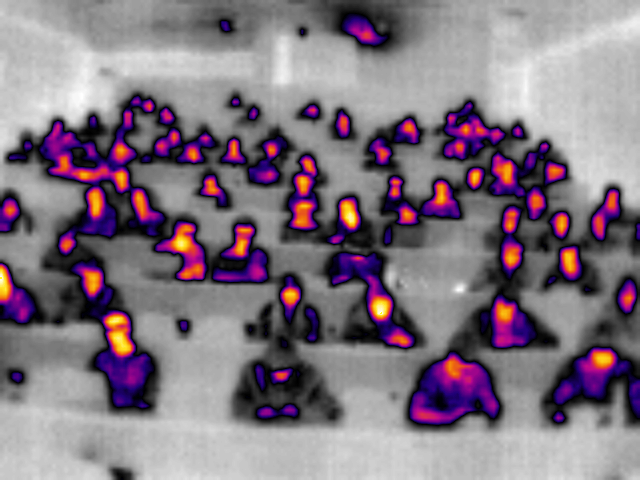
#> input picture testImages/LeptonImages/A2_Monday13May_fullLecutre.png, 640 x 480 px
$ python imageSplitting.py
#> lines starting #> are read from the running program, lines starting #| are printed output that depends on the picture; after the words box and inside, x2 and y2 are one past the last pixel; in counts of white or black regions, pixels touching at a corner belong together
import cv2
import numpy as np
from matplotlib import pyplot as plt

def nothing(x):
    pass

'''
splitting image vertically. 0 is top
'''
def cropImage(image, minHeight, maxHeight):
    croppedImg = image[minHeight:maxHeight]
    return croppedImg

def reconstructImage(reconstructedImg, croppedThresh, minHeight, maxHeight):
    reconstructedImg[minHeight:maxHeight] = croppedThresh
    return reconstructedImg

def splitImg():
    cv2.namedWindow('Image Split', cv2.WINDOW_AUTOSIZE)
    cv2.createTrackbar('Threshold Constant', 'Image Split', 0, 255, nothing)
    cv2.createTrackbar('Threshold Variable', 'Image Split', 0, 255, nothing)
    cv2.createTrackbar('Dilation kernel size', 'Image Split', 1, 100, nothing)
    cv2.createTrackbar('Dilation iterations', 'Image Split', 1, 100, nothing)
    cv2.createTrackbar('Opening kernel size', 'Image Split', 1, 100, nothing)

    img = cv2.imread('../testImages/LeptonImages/A2_Monday13May_fullLecutre.png')
#> img is the input picture: shape (480, 640, 3); mean B, G, R 128.1, 116.8, 129.9
    gray = cv2.cvtColor(img, cv2.COLOR_BGR2GRAY)
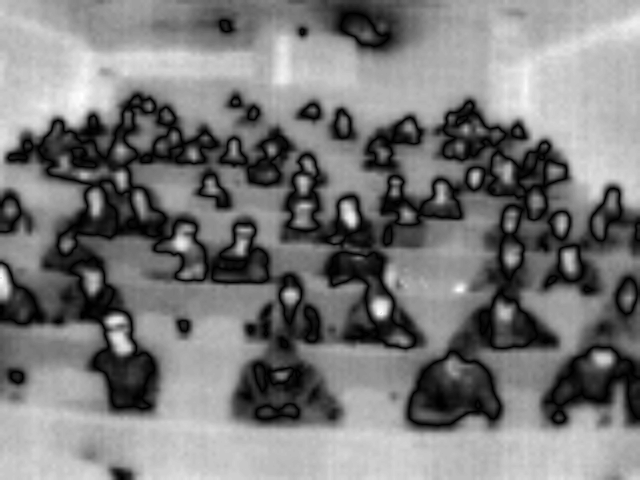
#> gray: shape (480, 640); min 0, max 255, mean 122

    height, width = gray.shape[:2]
#> height = 480; width = 640
    #print('height: ' + str(height))
    #print('width: ' + str(width))

    reconstructedImg = np.zeros((height, width), np.uint8) # possible that this needs to be copies some otherway

    # removing FLIR symbol
    rectHeight = 65
    rectLength = 135
    gray[0:rectHeight,0:rectLength] = np.zeros((rectHeight, rectLength), np.uint8)
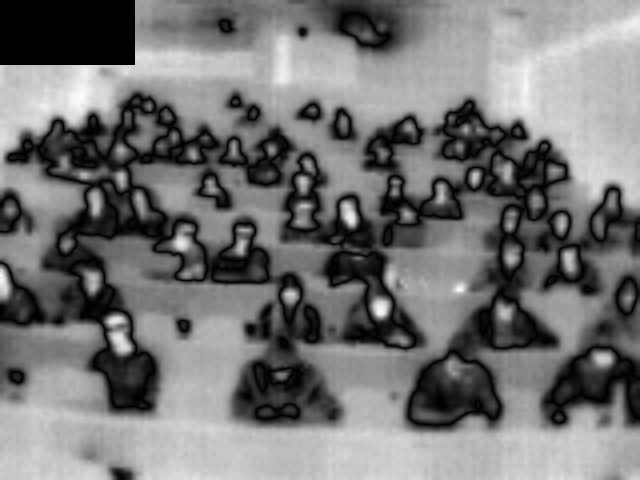
#> gray: shape (480, 640); 2.86% of pixels changed, all inside (x1, y1, x2, y2) = (0, 0, 135, 65)

    while True:
        threshConstant = cv2.getTrackbarPos('Threshold Constant', 'Image Split')
        threshVar = cv2.getTrackbarPos('Threshold Variable', 'Image Split')
        #erosionKernelSize = cv2.getTrackbarPos('Erosion kernel size', 'Image Split')
        #erosionIterations = cv2.getTrackbarPos('Erosion iterations', 'Image Split')
        dilationKernelSize = cv2.getTrackbarPos('Dilation kernel size', 'Image Split')
        dilationIterations = cv2.getTrackbarPos('Dilation iterations', 'Image Split')
        openingKernelSize = cv2.getTrackbarPos('Opening kernel size', 'Image Split')

        numSplits = 10
        deltaHeight = int(height/numSplits)
#> deltaHeight = 48

        for i in range(0, numSplits):
            minHeight = int(i*deltaHeight)
            maxHeight = int((i+1)*deltaHeight)

            croppedImg = cropImage(gray, minHeight, maxHeight)

            thresholdValue = threshConstant + threshVar*i

            ret,cropThresh = cv2.threshold(croppedImg,thresholdValue,255,cv2.THRESH_BINARY)

            reconstructedImg = reconstructImage(reconstructedImg, cropThresh, minHeight, maxHeight)
#> this loop made 10 passes
#> pass 1, in splitImg, `ret,cropThresh = cv2.threshold(croppedImg,thresholdValue,255,cv2.THRES..`:
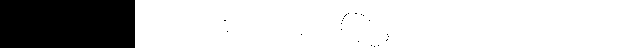
#> cropThresh: shape (48, 640); 78.8% white; 21 black regions (20 under 20 px), largest, box (x1, y1, x2, y2) and area: (0, 0, 135, 48) 6480
#> pass 1, in splitImg, `reconstructedImg = reconstructImage(reconstructedImg, cropThresh, minH..`:
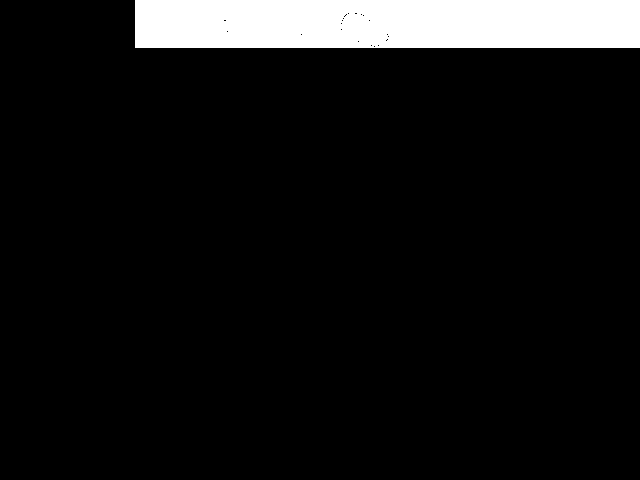
#> reconstructedImg: shape (480, 640); 7.9% white; 1 white region, box (x1, y1, x2, y2) and area: (135, 0, 640, 48) 24215
#> pass 2, in cropImage (call 2), `croppedImg = image[minHeight:maxHeight]`:
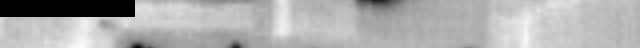
#> croppedImg: shape (48, 640); min 0, max 255, mean 173.4
#> after the loop:
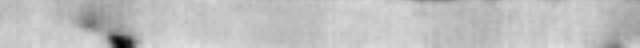
#> croppedImg: shape (48, 640); min 0, max 223, mean 191
#> after the loop:
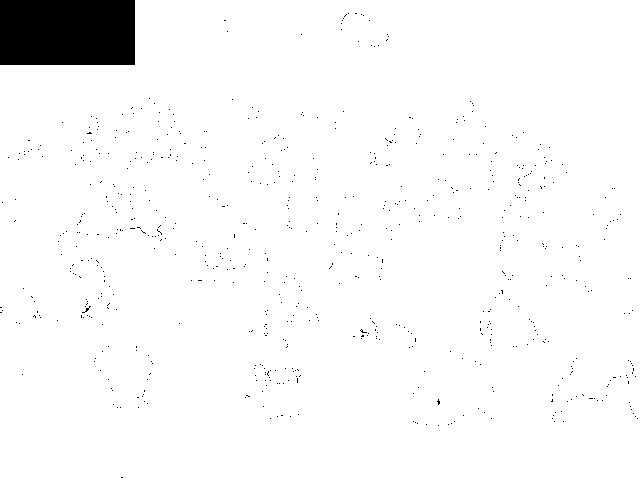
#> reconstructedImg: shape (480, 640); 96.9% white; 683 black regions (682 under 20 px), largest, box (x1, y1, x2, y2) and area: (0, 0, 135, 65) 8775

            #cv2.imshow('halved %d'%i, cropThresh)

        cv2.imshow('Image Split', reconstructedImg)

        # [7 lines of commented-out code are left out]
        params = cv2.SimpleBlobDetector_Params()
        params.filterByArea = True
        params.minArea = 20  # The dot in 20pt font has area of about 30
        params.filterByCircularity = True
        params.minCircularity = 0.7
        params.filterByConvexity = True
        params.minConvexity = 0.8
        params.filterByInertia = True
        params.minInertiaRatio = 0.4
        detector = cv2.SimpleBlobDetector_create(params)

        dilationKernel = np.ones((dilationKernelSize,dilationKernelSize),np.uint8)
        dilation = cv2.dilate(reconstructedImg, dilationKernel, iterations=dilationIterations)

        openingKernel = np.ones((openingKernelSize,openingKernelSize),np.uint8)
        opening = cv2.morphologyEx(dilation, cv2.MORPH_OPEN, openingKernel)

        # Blob detection
        # Set up the detector with default parameters.
        params = cv2.SimpleBlobDetector_Params()
        params.filterByColor = True
        params.blobColor = 0
        params.minThreshold = 0
        params.maxThreshold = 20
        params.filterByArea = True
        params.minArea = 20
        params.filterByCircularity = False
        params.filterByConvexity = False
        params.filterByInertia = False

        detector = cv2.SimpleBlobDetector_create(params)

        # Detect blobs.
        keyPoints = detector.detect(opening)
#> keyPoints = ()
        for keyPoint in keyPoints:
            x = keyPoint.pt[0]
            y = keyPoint.pt[1]
            s = keyPoint.size
            print("center y coordinate: " + str(y))
#> this loop made 0 passes
        print("------------------------------")
        # Draw detected blobs as red circles.
        # cv2.DRAW_MATCHES_FLAGS_DRAW_RICH_KEYPOINTS ensures the size of the circle corresponds to the size of blob
        im_with_keypoints = cv2.drawKeypoints(opening, keyPoints, np.array([]), (0,0,255), cv2.DRAW_MATCHES_FLAGS_DRAW_RICH_KEYPOINTS)

        cv2.imshow('Blob Detection', im_with_keypoints)
        cv2.imshow('gray', gray)

        if cv2.waitKey(100) & 0xFF == ord('q'):
#> (key q is pressed here)
            cv2.destroyAllWindows()
            break

if __name__ == "__main__":
    splitImg()

$ run again, with testImages/LeptonImages/A5_halfFull_closeBlobs.png copied over testImages/LeptonImages/A2_Monday13May_fullLecutre.png
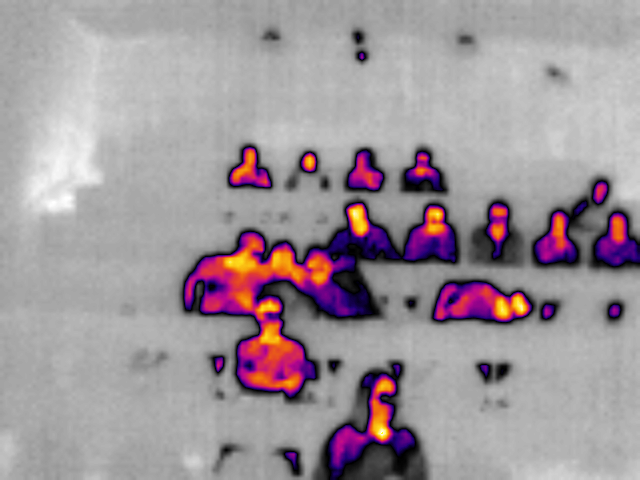
#> input picture testImages/LeptonImages/A5_halfFull_closeBlobs.png, 640 x 480 px
#> in splitImg, img is the input picture: shape (480, 640, 3); mean B, G, R 154.6, 148.9, 159.4
#> in splitImg, `gray[0:rectHeight,0:rectLength] = np.zeros((rectHeight, rectLength), n..`:
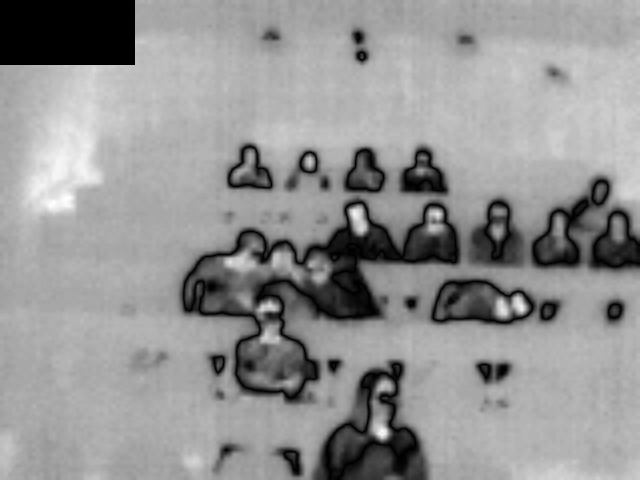
#> gray: shape (480, 640); min 0, max 255, mean 147.6
#> after the loop in splitImg, `for i in range(0, numSplits):`:
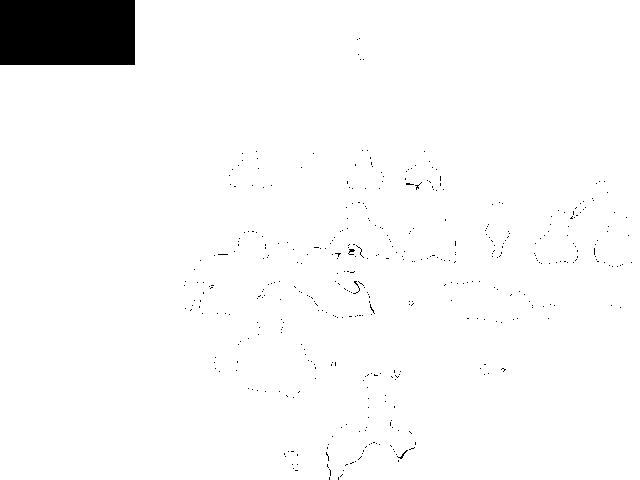
#> reconstructedImg: shape (480, 640); 96.9% white; 432 black regions (428 under 20 px), largest, box (x1, y1, x2, y2) and area: (0, 0, 135, 65) 8775, (348, 249, 355, 255) 22, (397, 450, 408, 459) 22, (353, 281, 360, 294) 21
#> keyPoints = 5 keypoints; (x, y, size): (403, 454, 7.8), (371, 308, 6.2), (351, 250, 5.7), (222, 254, 5.4), (409, 184, 5.3)
#> the loop in splitImg, `for keyPoint in keyPoints:` made 5 passes
#> (keyPoint, x, y, s) on passes 1, 2, 3, 5: (keypoint at (402.5, 454.4), size 7.8, 402.5, 454.4, 7.78), (keypoint at (371.3, 308.1), size 6.2, 371.3, 308.1, 6.23), (keypoint at (222.5, 254), size 5.4, 222.5, 254, 5.39), (keypoint at (409, 183.7), size 5.3, 409, 183.7, 5.26)
#> (printed output is left out)

$ run again, with testImages/LeptonImages/A5_halfFull_peopleStanding_angled.png copied over testImages/LeptonImages/A2_Monday13May_fullLecutre.png
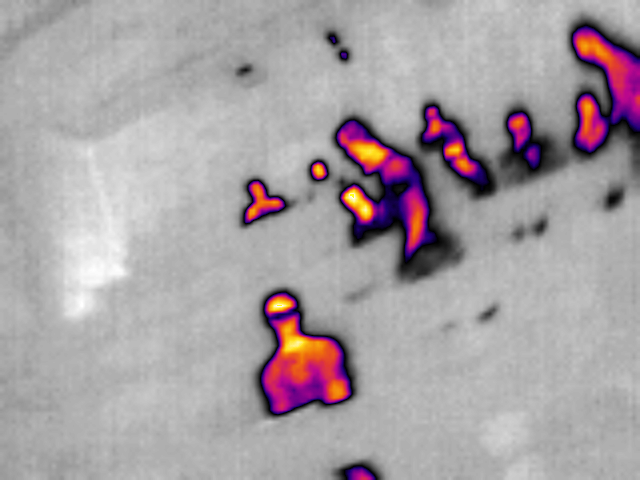
#> input picture testImages/LeptonImages/A5_halfFull_peopleStanding_angled.png, 640 x 480 px
#> in splitImg, img is the input picture: shape (480, 640, 3); mean B, G, R 163.5, 159.7, 167.8
#> in splitImg, `gray[0:rectHeight,0:rectLength] = np.zeros((rectHeight, rectLength), n..`:
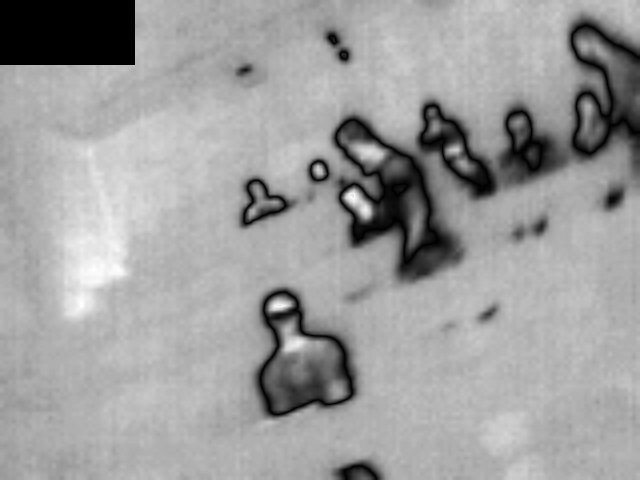
#> gray: shape (480, 640); min 0, max 255, mean 157.7
#> after the loop in splitImg, `for i in range(0, numSplits):`:
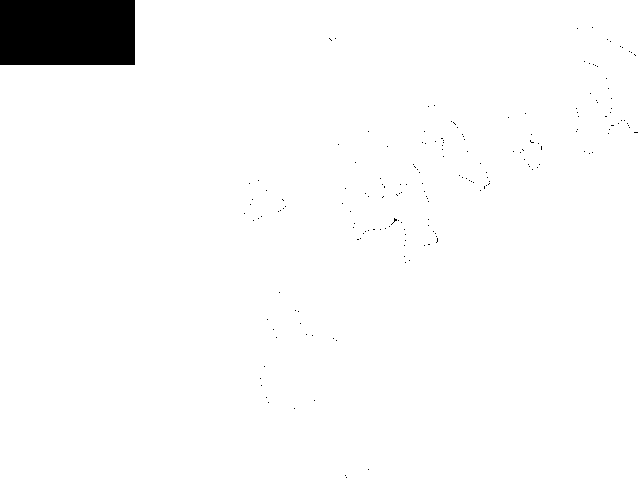
#> reconstructedImg: shape (480, 640); 97.1% white; 183 black regions (182 under 20 px), largest, box (x1, y1, x2, y2) and area: (0, 0, 135, 65) 8775
#> keyPoints = ()

$ run again, with testImages/LeptonImages/A5_half_full_thur_9_may.png copied over testImages/LeptonImages/A2_Monday13May_fullLecutre.png
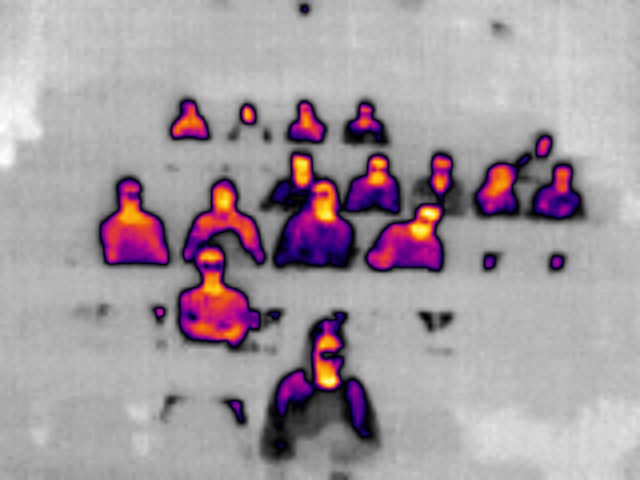
#> input picture testImages/LeptonImages/A5_half_full_thur_9_may.png, 640 x 480 px
#> in splitImg, img is the input picture: shape (480, 640, 3); mean B, G, R 159.7, 153.2, 164.4
#> after the loop in splitImg, `for i in range(0, numSplits):`:
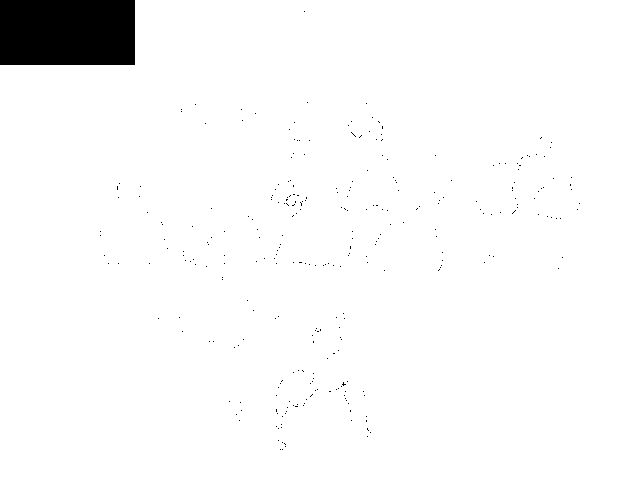
#> reconstructedImg: shape (480, 640); 97% white; 297 black regions (296 under 20 px), largest, box (x1, y1, x2, y2) and area: (0, 0, 135, 65) 8775
#> keyPoints = ()
